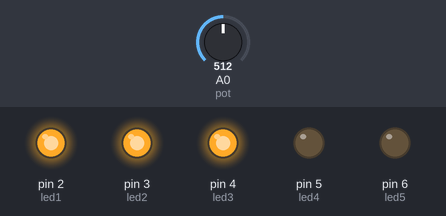
A sketch run on a simulated Arduino Uno, built with avr-gcc and run on an emulated ATmega328P. On the bench: output pins drawn as LEDs (lit = HIGH). The inputs (shaded band) are chosen by the test bench; at power-on: A0 (pot) = 512.

Above: at 1.2 s.
1.3 s: A0 (pot) set to 425
2.8 s: A0 (pot) set to 401
At 3.1 s:
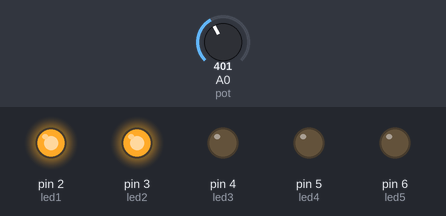
4.3 s: A0 (pot) set to 266
5.8 s: A0 (pot) set to 243
At 6.6 s:
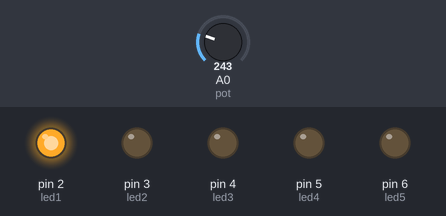
7.3 s: A0 (pot) set to 625
At 7.7 s:
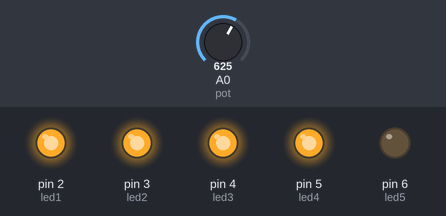
8.8 s: A0 (pot) set to 599
At 10.0 s:
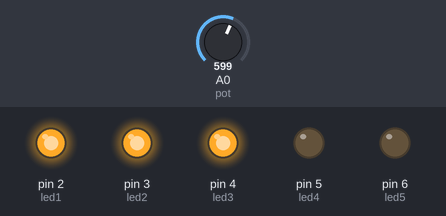
Timing chart, 0 to 11.3 s (numbered marks = the images above; inputs shaded):
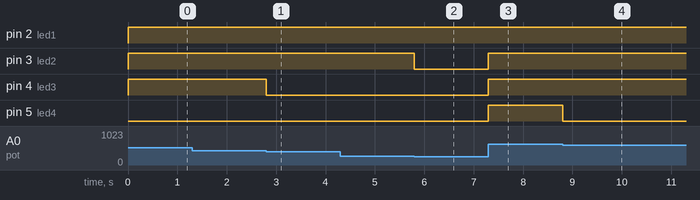

Measured:
- the behaviour switches between 411 and 410 on A0 (pot) (found by bisection; images 0 and 1)
- the behaviour switches between 251 and 250 on A0 (pot) (found by bisection; images 1 and 2)
- the behaviour switches between 616 and 615 on A0 (pot) (found by bisection; images 3 and 4)
- after the input at 1.3 s, every drawn part: stays the same
- after the input at 2.8 s, pin 4 (led3): HIGH → LOW at once
- after the input at 4.3 s, every drawn part: stays the same
- after the input at 5.8 s, pin 3 (led2): HIGH → LOW at once
- after the input at 7.3 s, pin 3 (led2), pin 4 (led3), pin 5 (led4): LOW → HIGH at once
- after the input at 8.8 s, pin 5 (led4): HIGH → LOW at once

The sketch:

K815.ino
```cpp
int led1 = 2;                      //definiraj led1 = 2
int led2 = 3;                      //definiraj led2 = 3
int led3 = 4;                      //definiraj led3 = 4
int led4 = 5;                      //definiraj led4 = 5
int led5 = 6;                      //definiraj led5 = 6
int pot = A0;                      //definiraj pot = A0
int ocitanjepot;                   //definiraj varijablu očitanjepot

void setup() {
  pinMode(led1, OUTPUT);           //postavi izvod led1 kao izlazni
  pinMode(led2, OUTPUT);           //postavi izvod led2 kao izlazni
  pinMode(led3, OUTPUT);           //postavi izvod led3 kao izlazni
  pinMode(led4, OUTPUT);           //postavi izvod led4 kao izlazni
  pinMode(led5, OUTPUT);           //postavi izvod led5 kao izlazni
  digitalWrite(led1, LOW);         //isključi LED diodu - početno stanje
  digitalWrite(led2, LOW);         //isključi LED diodu - početno stanje
  digitalWrite(led3, LOW);         //isključi LED diodu - početno stanje
  digitalWrite(led4, LOW);         //isključi LED diodu - početno stanje
  digitalWrite(led5, LOW);         //isključi LED diodu - početno stanje
}

void loop() {
  ocitanjepot=analogRead(pot);     //očitaj stanje analognog ulaza

  if(ocitanjepot<=250){            //ako je očitanje <1V
     digitalWrite(led1,HIGH);      //uključi LED 1
     digitalWrite(led2,LOW);       //isključi LED 2
     digitalWrite(led3,LOW);       //isključi LED 3
     digitalWrite(led4,LOW);       //isključi LED 4
     digitalWrite(led5,LOW);       //isključi LED 5
  } else if(ocitanjepot>250 && ocitanjepot<=410){
                                   //ako je očitanje >1V i <2V
     digitalWrite(led1,HIGH);      //uključi LED 1
     digitalWrite(led2,HIGH);      //uključi LED 2
     digitalWrite(led3,LOW);       //isključi LED 3
     digitalWrite(led4,LOW);       //isključi LED 4
     digitalWrite(led5,LOW);       //isključi LED 5
  } else if(ocitanjepot>410 && ocitanjepot<=615){
                                   //ako je očitanje >2V i <3V
     digitalWrite(led1,HIGH);      //uključi LED 1
     digitalWrite(led2,HIGH);      //uključi LED 2
     digitalWrite(led3,HIGH);      //uključi LED 3
     digitalWrite(led4,LOW);       //isključi LED 4
     digitalWrite(led5,LOW);       //isključi LED 5
  } else if(ocitanjepot>615 && ocitanjepot<=820){
                                   //ako je očitanje >3V i <4V
     digitalWrite(led1,HIGH);      //uključi LED 1
     digitalWrite(led2,HIGH);      //uključi LED 2
     digitalWrite(led3,HIGH);      //uključi LED 3
     digitalWrite(led4,HIGH);      //uključi LED 4
     digitalWrite(led5,LOW);       //isključi LED 5
  } else {                         //ako je očitanje >4V
     digitalWrite(led1,HIGH);      //uključi LED 1
     digitalWrite(led2,HIGH);      //uključi LED 2
     digitalWrite(led3,HIGH);      //uključi LED 3
     digitalWrite(led4,HIGH);      //uključi LED 4
     digitalWrite(led5,HIGH);      //uključi LED 5
  }
}
```
